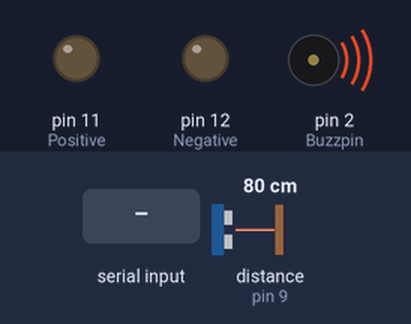
Simulated run of this sketch. Board: Arduino Uno, built with avr-gcc and run on an emulated ATmega328P. Parts: output pins drawn as LEDs (lit = HIGH), buzzer (waves = sounding, pin HIGH). Wiring (inferred from the names in the program): ultrasonic range finder: trigger pin 10; echo pin 9. Inputs (shaded band) come from the test bench; at power-on: distance to the obstacle (sensor on pin 9) 80 cm. The echo pulse lasts 58.3 µs per cm; pins used as bus, display or sensor lines are not drawn; what the sketch prints to the serial monitor is not drawn.

Above: at 1.2 s.
1.3 s: distance to the obstacle (sensor on pin 9) set to 56 cm
2.8 s: distance to the obstacle (sensor on pin 9) set to 48 cm
At 3.5 s:
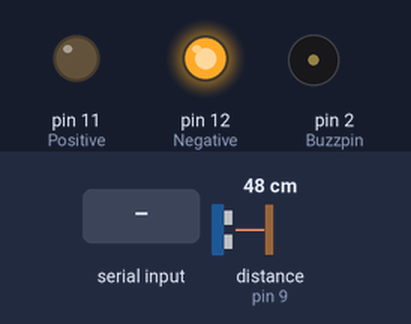
4.3 s: distance to the obstacle (sensor on pin 9) set to 60 cm
At 5.4 s:
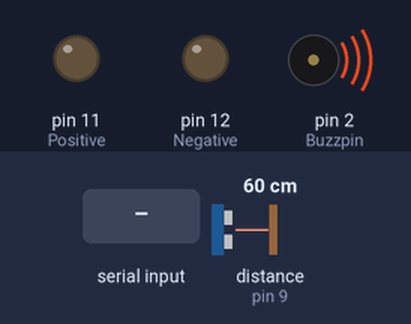
5.8 s: "1" received over Serial
At 6.2 s:
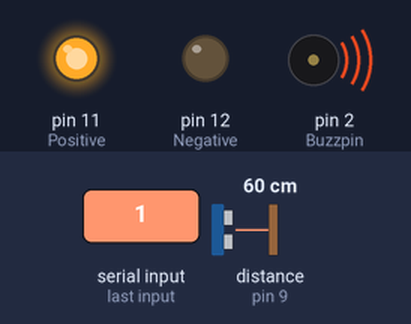
7.8 s: "2" received over Serial
At 8.2 s:
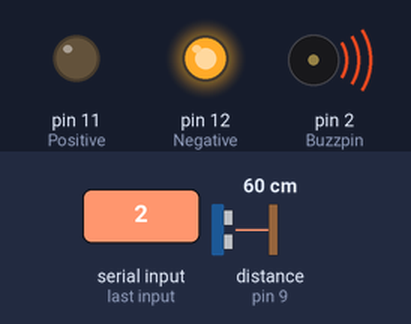
9.8 s: distance to the obstacle (sensor on pin 9) set to 2 cm
At 10.2 s:
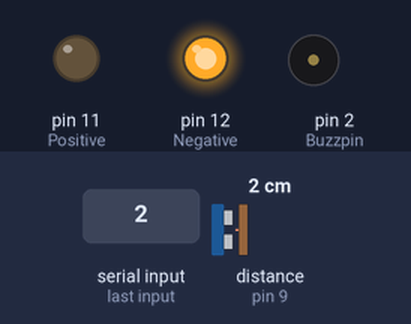
Timing chart, 0 to 12.3 s (numbered marks = the images above; inputs shaded):
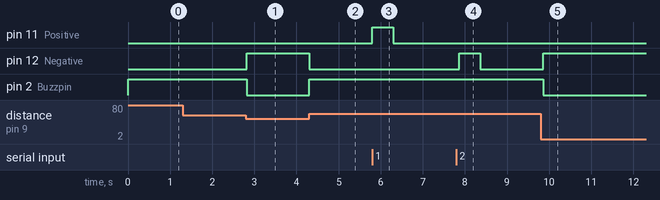

Measured:
- the behaviour switches between 52 and 51 cm on distance to the obstacle (sensor on pin 9) (found by bisection; images 0 and 1)
- after the input at 1.3 s, every drawn part: stays the same
- after the input at 2.8 s, pin 12 (Negative): LOW → HIGH at once; pin 2 (Buzzpin): HIGH → LOW at once
- after the input at 4.3 s, pin 12 (Negative): HIGH → LOW at once; pin 2 (Buzzpin): LOW → HIGH at once
- after the input at 5.8 s, pin 11 (Positive): LOW → HIGH at once, → LOW 0.50 s later
- after the input at 7.8 s, pin 12 (Negative): LOW → HIGH after 0.06 s, → LOW 0.50 s later
- after the input at 9.8 s, pin 12 (Negative): LOW → HIGH after 0.06 s; pin 2 (Buzzpin): HIGH → LOW after 0.06 s

The sketch:

new_rover.ino
```cpp
const int Positive=11;
const int Negative=12;

int const Trigpin = 10;
int const Echopin = 9;
int const Buzzpin = 2;

void setup() {
  Serial.begin(9600);
  pinMode(Positive,OUTPUT);
  pinMode(Negative,OUTPUT);

  pinMode(Trigpin,OUTPUT);
  pinMode(Echopin,INPUT);
  pinMode(Buzzpin,OUTPUT);
}

int recieved=0;

void loop() {
  buzzer();
}

void getAhead(){
  moveForward();
  delay(500);
  stopMoving();
}


void getBack(){
  moveBackward();
  delay(500);
  stopMoving();
}

void moveForward(){
  digitalWrite(Positive,HIGH);
  digitalWrite(Negative,LOW);
}

void moveBackward(){
  digitalWrite(Positive,LOW);
  digitalWrite(Negative,HIGH);
}

void stopMoving(){
  digitalWrite(Positive,LOW);
  digitalWrite(Negative,LOW);
}

void buzzer()
{
  // Duration will be the input pulse width and distance will be the distance to the obstacle in centimeters
  int duration, distance;
  // Output pulse with 1ms width on Trigpin
  digitalWrite(Trigpin, HIGH);
  delay(1);
  digitalWrite(Trigpin, LOW);
  // Measure the pulse input in echo pin
  duration = pulseIn(Echopin, HIGH);
  // Distance is half the duration devided by 29.1 (from datasheet)
  distance = (duration/2) / 29.1;

  // if distance less than 0.5 meter and more than 0 (0 or less means over range)
  if (distance <= 50 && distance >= 0) {
    // Buzz
    digitalWrite(Buzzpin, LOW);
    Serial.write("Danger");
    moveBackward();
    delay(50);
  }
  else
  {
    stopMoving();
    // Don't buzz
    while(Serial.available()>0){
      recieved = Serial.read();
      Serial.write(recieved);
      switch(recieved){
        case '1':
          getAhead();
          break;
        case '2':
          getBack();
          break;
        default:{
          break;
        }
      }
    }
    digitalWrite(Buzzpin, HIGH);
  }
    // Waiting 60 ms won't hurt any one
    delay(60);
}
```
